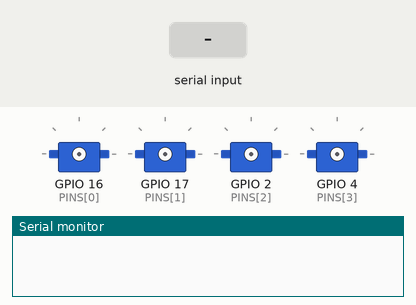
The sketch below on a simulated ESP32. On the bench: 4 × servo, the last lines printed to the serial monitor. Inputs (shaded band) come from the test bench.

Above: at 1.2 s.
1.3 s: "E 90 45 200 10150\n" received over Serial
4.0 s: "E,45\n" received over Serial
At 6.9 s:
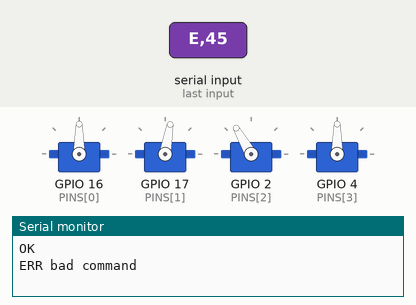
7.0 s: "?\n" received over Serial
8.5 s: "B\n" received over Serial
10.0 s: "E\n" received over Serial
11.5 s: "H\n" received over Serial
At 12.15 s:
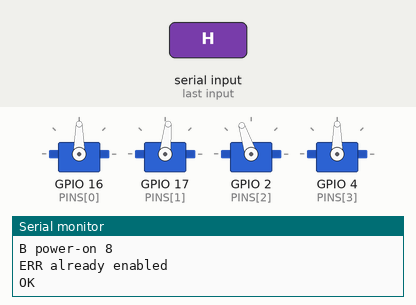
At 14.1 s:
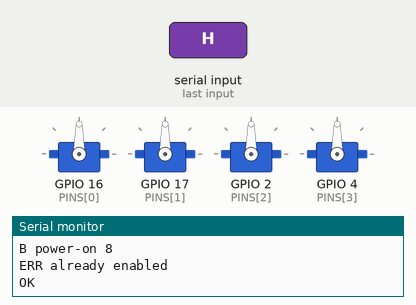
Timing chart, 0 to 15.5 s (numbered marks = the images above; inputs shaded):
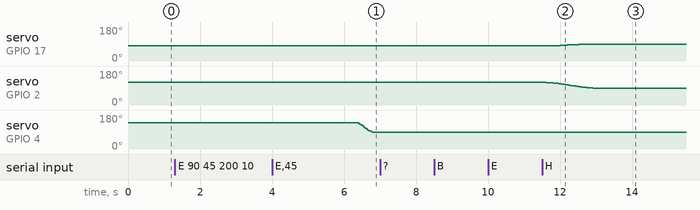

Measured:
- after the input at 11.5 s, servo on GPIO 17 (PINS[1]): moves from 80° to 90° over 1.1 s, starting after 0.22 s; servo on GPIO 2 (PINS[2]): moves from 120° to 90° over 1.3 s, starting after 0.12 s

The sketch:

mimic_arm.ino
```cpp
// mimic_arm.ino: firmware for the KEYESTUDIO ESP32 arm (4 servos: base, shoulder, elbow, grip).
//
// One line in, one line out over USB serial at 115200 baud (docs/plan.md 2.2):
//   J <base> <shoulder> <elbow> <grip> <ms>   smooth move        -> OK, or ERR <reason>
//   H                                         go home            -> OK
//   ?                                         where are you?     -> A <base> <shoulder> <elbow> <grip>
//                                                                   (" L" on the end while locked,
//                                                                    " D" while disarmed)
//   S                                         stop and hold      -> OK
//   E [<base> <shoulder> <elbow> <grip>]      enable (arm)       -> OK: switch the servos on, starting at these
//                                                                   angles (default 90 each)
//   D                                         disable            -> OK: stop, then switch every servo off (limp)
//   B                                         why did you start? -> B <reason> <seconds since start-up>
//                                                                   (power-on, brownout, software reset, watchdog, other)
//
// Every safety rule (clamps, speed limit, grip timer, placeholder lock) is in arm_logic.h, which is
// tested on the laptop. This file only reads the serial port and drives the servos.
//
// Status 3 Nov: UNLOCKED with the kit's ranges (from its sample code, untested on this arm) for the first powered
// session (needs.md C7), with B, and disarmed at power-on (E and D). Grip: a lower angle closes (4 Nov), open 90,
// closed limit 3 (PROVISIONAL), range 0-140. Compiles for
// esp32:esp32:esp32 (ESP32 core 2.0.12, ESP32Servo 1.2.1); not uploaded yet, so the board still runs the locked
// build (which has no B, E or D). Pins are from the kit's sample code (untested on this arm).
// The servo ports need battery power: USB alone does not move them.
//
// While locked (placeholder limits, or not checked by hand) no servo is attached and no angle is ever
// written: the servos get no signal. Only ?, S, B and D work; J, H and E reply ERR limits not measured.
// Once unlocked, the board still starts DISARMED: nothing is attached and no signal is sent, so switching on (or a
// restart) never moves the arm. E switches the servos on one at a time, 400 ms apart (base, shoulder, elbow, claw:
// servos_to_attach() in arm_logic.h), each starting at the angle E gives (default 90). A hobby servo cannot report
// its position, so each one jumps to that angle as it is switched on: pose the arm there by hand first. J and H
// reply ERR not enabled until all four are on. Every J and H is ramped (arm_logic.h: start_move and tick).
// D stops the arm and switches every servo off, so it goes limp (and sags under its own weight).
#include <ESP32Servo.h>
#include <esp_system.h>
#include "arm_logic.h"

// The reset codes in arm_logic.h must be the ESP32's own numbers: the build stops here if they ever differ.
static_assert(RESET_POWERON == ESP_RST_POWERON, "RESET_POWERON is not ESP_RST_POWERON");
static_assert(RESET_SW == ESP_RST_SW, "RESET_SW is not ESP_RST_SW");
static_assert(RESET_INT_WDT == ESP_RST_INT_WDT, "RESET_INT_WDT is not ESP_RST_INT_WDT");
static_assert(RESET_TASK_WDT == ESP_RST_TASK_WDT, "RESET_TASK_WDT is not ESP_RST_TASK_WDT");
static_assert(RESET_WDT == ESP_RST_WDT, "RESET_WDT is not ESP_RST_WDT");
static_assert(RESET_BROWNOUT == ESP_RST_BROWNOUT, "RESET_BROWNOUT is not ESP_RST_BROWNOUT");

Servo servos[4];
ArmState arm;
char line[MAX_LINE + 1];
int line_len = 0;
bool line_too_long = false;
unsigned long last_tick = 0;
int switched_on = 0;  // how many servos are attached right now (base first, claw last)

// Make the servos match arm.attached: switch on any that are due, switch off (detach, limp) any that are not.
// arm.attached is 0 while locked and while disarmed, so then nothing is ever attached.
void sync_servos() {
  while (switched_on < arm.attached) {
    servos[switched_on].setPeriodHertz(50);
    servos[switched_on].attach(PINS[switched_on], 500, 2400);
    servos[switched_on].write((int)lroundf(arm.now[switched_on]));
    switched_on++;
  }
  while (switched_on > arm.attached) {
    switched_on--;
    servos[switched_on].detach();  // no more signal: the servo goes limp
  }
}

void write_servos() {
  if (!servos_enabled()) return;  // locked: never write an angle
  for (int j = 0; j < switched_on; j++) servos[j].write((int)lroundf(arm.now[j]));
}

void setup() {
  Serial.begin(115200);
  arm_init(arm);  // disarmed: nothing is attached until E
  arm.boot_code = (int)esp_reset_reason();  // read once: why this start-up happened (the B command reports it)
}

void loop() {
  while (Serial.available()) {
    char c = Serial.read();
    if (c == '\r') continue;
    if (c == '\n') {
      line[line_len] = '\0';
      char reply[48];
      if (line_too_long) {
        snprintf(reply, sizeof reply, "ERR line too long");
      } else {
        handle_line(arm, line, millis(), reply, sizeof reply);
      }
      Serial.println(reply);
      line_len = 0;
      line_too_long = false;
    } else if (line_len < MAX_LINE) {
      line[line_len++] = c;
    } else {
      line_too_long = true;  // keep reading to the end of the line, then reject it
    }
  }

  unsigned long now = millis();
  if (now - last_tick >= 20) {
    last_tick = now;
    update_attached(arm, now);
    sync_servos();
    tick(arm, now);
    write_servos();  // writes where the arm is now; with no move running that is the same angle again
  }
}
```

arm_logic.h
```cpp
// arm_logic.h: the arm's safety rules and move maths, in plain C++.
//
// No Arduino calls in this file, so exactly the same code runs on the ESP32 and is compiled and
// tested on the laptop (tests/unit/firmware_logic_test.cpp, run by tests/unit/test_firmware_logic.py).
// mimic_arm.ino only connects it to the servos and the serial port.
#pragma once
#include <math.h>
#include <stdio.h>
#include <string.h>

// ---------- limits: MUST match calib/arm_limits.json (tests/unit/test_arm.py checks) ----------
// KIT RANGES (3 Nov) from the kit's sample code, untested on this arm: for the first powered session only
// (needs.md C7), until scripts/first_moves.py has proposed measured ranges.
// Moves are refused unless LIMITS_ARE_PLACEHOLDER is 0 AND LIMITS_CHECKED_BY_HAND is 1.
#ifndef LIMITS_ARE_PLACEHOLDER
#define LIMITS_ARE_PLACEHOLDER 0
#endif
#ifndef LIMITS_CHECKED_BY_HAND
#define LIMITS_CHECKED_BY_HAND 1
#endif
#define GRIP_OPEN 90               // open, and where the 5 s relaxation returns the grip
// The closed limit is the ONE setting for the claw's direction: below GRIP_OPEN means a lower angle closes the claw
// (Girik's claw, 4 Nov), above it means a higher angle closes it. Never close further than this.
// PROVISIONAL (4 Nov): 3. With foam pads the empty jaws are still wider than a 19 mm die at 20, so the limit goes
// almost to the end; not 0, because 0 is the servo's own end stop and may stall even with the jaws empty. Girik is
// measuring the pad-to-pad gap at 90 and 20 to predict whether this is enough. Change it in BOTH files.
#ifndef GRIP_CLOSED_LIMIT
#define GRIP_CLOSED_LIMIT 3
#endif
#define GRIP_CLOSE_DIR (GRIP_CLOSED_LIMIT < GRIP_OPEN ? -1 : 1)  // -1: a lower angle closes
#define MIN_MS_PER_DEGREE 10       // speed limit: a move of 20 degrees takes at least 200 ms
#define MAX_GRIP_HOLD_MS 5000      // a closed grip relaxes after this long
#define MAX_LINE 64                // longer command lines are rejected

const int PINS[4] = {16, 17, 2, 4};          // base, shoulder, elbow, grip (kit sample code, untested)
const int MIN_ANGLE[3] = {0, 80, 30};        // base, shoulder, elbow
const int MAX_ANGLE[3] = {180, 180, 120};    // base, shoulder, elbow
const int HOME[4] = {90, 90, 90, 90};        // base, shoulder, elbow, grip
const int GRIP_RANGE[2] = {0, 140};          // the grip servo's whole range (4 Nov; 0 is its own end stop); the grip
                                             // is only ever sent from GRIP_CLOSED_LIMIT to the far end on the open
                                             // side (clamp_joint), so never to 0

#define GRIP_CLOSED_THRESHOLD 5    // the grip counts as closed once it is this far from open
#define HOME_MS 1500               // how long H takes (at least; the speed limit can make it longer)
#define RELAX_MS 500               // how long relaxing the grip takes (at least)
#define ATTACH_GAP_MS 400          // after E the servos are switched on one at a time, this far apart

// ---------- why the board last started (the B command) ----------
// The ESP32's own reset codes (esp_reset_reason(), ESP-IDF 4.4 in Arduino core 2.0.12). Plain numbers here so g++
// can test the mapping; mimic_arm.ino checks every number against the ESP32's own name when it compiles.
// These are ESP32 resets only: a sag in the servo battery that does not reset the ESP32 shows nothing here.
#define RESET_POWERON 1     // power-on; on the ESP32 also the EN (reset) button and an upload
#define RESET_SW 3          // software reset (esp_restart)
#define RESET_INT_WDT 5     // interrupt watchdog
#define RESET_TASK_WDT 6    // task watchdog
#define RESET_WDT 7         // other watchdogs
#define RESET_BROWNOUT 9    // the ESP32's supply voltage dropped too low

struct ArmState {
  float now[4];    // where each joint is right now, in degrees
  float from[4];   // where the current move started
  float to[4];     // where the current move ends
  unsigned long start_ms;
  unsigned long ms;
  bool moving;
  bool grip_closed;
  unsigned long grip_closed_since;
  int boot_code;   // why the board last started (esp_reset_reason()), set by mimic_arm.ino at start-up
  bool enabled;    // E received and no D since: the servos are being, or have been, switched on
  unsigned long enabled_ms;  // when E was received
  int attached;    // how many servos should be switched on now (base first, claw last); mimic_arm.ino follows it
};

inline const char *boot_reason_name(int code) {
  switch (code) {
    case RESET_POWERON: return "power-on";
    case RESET_BROWNOUT: return "brownout";
    case RESET_SW: return "software reset";
    case RESET_INT_WDT:
    case RESET_TASK_WDT:
    case RESET_WDT: return "watchdog";
    default: return "other";  // unknown, a crash (panic), waking from deep sleep, ...
  }
}

inline bool limits_ok() { return !LIMITS_ARE_PLACEHOLDER && LIMITS_CHECKED_BY_HAND; }

// While locked, the servos are never attached and no angle is ever written to them: they get no signal
// at all and stay limp wherever they are. mimic_arm.ino asks this before touching any servo.
inline bool servos_enabled() { return limits_ok(); }

// Staggered switch-on: how many servos should be switched on (attached) this long after E.
// Base at once, then shoulder at 400 ms, elbow at 800 ms, claw at 1200 ms, so their first jumps do not
// all draw current at the same moment (a battery dip could reset the board). While locked: none, ever.
inline int servos_to_attach(unsigned long ms_since_enable) {
  if (!servos_enabled()) return 0;
  unsigned long due = ms_since_enable / ATTACH_GAP_MS + 1;
  return due > 4 ? 4 : (int)due;
}

// Disarmed at power-on: nothing is attached until E. Called every tick; D (or a restart) makes it 0.
inline void update_attached(ArmState &a, unsigned long now_ms) {
  a.attached = a.enabled ? servos_to_attach(now_ms - a.enabled_ms) : 0;
}

// J and H are only allowed once all four servos are switched on.
inline bool armed(const ArmState &a) { return a.enabled && a.attached == 4; }

// Keep an angle inside its joint's range. For the grip: never past the closed limit on the closing side, and never
// past the end of GRIP_RANGE on the open side.
inline int clamp_joint(int joint, int angle) {
  int lo, hi;
  if (joint < 3) {
    lo = MIN_ANGLE[joint];
    hi = MAX_ANGLE[joint];
  } else {
    lo = GRIP_CLOSE_DIR < 0 ? GRIP_CLOSED_LIMIT : GRIP_RANGE[0];
    hi = GRIP_CLOSE_DIR < 0 ? GRIP_RANGE[1] : GRIP_CLOSED_LIMIT;
  }
  if (angle < lo) return lo;
  if (angle > hi) return hi;
  return angle;
}

// At power-on nothing is switched on (disarmed). The numbers start at HOME, but no servo is driven until E.
inline void arm_init(ArmState &a) {
  for (int j = 0; j < 4; j++) a.now[j] = a.from[j] = a.to[j] = HOME[j];
  a.start_ms = 0;
  a.ms = 0;
  a.moving = false;
  a.grip_closed = false;
  a.grip_closed_since = 0;
  a.boot_code = 0;
  a.enabled = false;
  a.enabled_ms = 0;
  a.attached = 0;
}

// E [b s e g]: where each servo starts when it is switched on (clamped, like J). Default 90 for each.
inline bool parse_enable(const char *line, int angles[4]) {
  for (int j = 0; j < 4; j++) angles[j] = 90;
  if (strcmp(line, "E") == 0) return true;
  int used = 0;
  return sscanf(line, "E %d %d %d %d%n", &angles[0], &angles[1], &angles[2], &angles[3], &used) == 4 &&
         line[used] == '\0';
}

// Start a smooth move from wherever the arm is now, so a new move simply replaces one still running.
inline void start_move(ArmState &a, const int target[4], unsigned long ms, unsigned long now_ms) {
  float biggest = 0;
  for (int j = 0; j < 4; j++) {
    a.from[j] = a.now[j];
    a.to[j] = clamp_joint(j, target[j]);
    float change = fabsf(a.to[j] - a.from[j]);
    if (change > biggest) biggest = change;
  }
  unsigned long slowest_allowed = (unsigned long)(biggest * MIN_MS_PER_DEGREE + 0.5f);
  a.ms = ms > slowest_allowed ? ms : slowest_allowed;
  a.start_ms = now_ms;
  a.moving = true;
}

inline void stop_arm(ArmState &a) {
  for (int j = 0; j < 4; j++) a.to[j] = a.now[j];
  a.moving = false;
}

// 0 -> 0, 1 -> 1, starting slow and ending slow, never going past 1.
inline float ease(float t) { return t * t * (3 - 2 * t); }

// Called every 20 ms. Moves the joints along the ramp; with no move running it changes nothing
// (the arm holds where it is and never repeats the last move).
inline void tick(ArmState &a, unsigned long now_ms) {
  if (a.moving) {
    float t = a.ms == 0 ? 1.0f : (float)(now_ms - a.start_ms) / (float)a.ms;
    if (t >= 1) {
      for (int j = 0; j < 4; j++) a.now[j] = a.to[j];
      a.moving = false;
    } else {
      float s = ease(t);
      for (int j = 0; j < 4; j++) a.now[j] = a.from[j] + (a.to[j] - a.from[j]) * s;
    }
  }

  // Overheating guard: a grip held closed for MAX_GRIP_HOLD_MS is relaxed to open.
  bool closed = fabsf(a.now[3] - GRIP_OPEN) > GRIP_CLOSED_THRESHOLD;
  if (closed && !a.grip_closed) {
    a.grip_closed = true;
    a.grip_closed_since = now_ms;
  }
  if (!closed) a.grip_closed = false;
  if (a.grip_closed && now_ms - a.grip_closed_since >= MAX_GRIP_HOLD_MS && a.to[3] != GRIP_OPEN) {
    int target[4] = {(int)lroundf(a.to[0]), (int)lroundf(a.to[1]), (int)lroundf(a.to[2]), GRIP_OPEN};
    start_move(a, target, RELAX_MS, now_ms);
  }
}

// One command line in, one reply line out (docs/plan.md 2.2).
inline void handle_line(ArmState &a, const char *line, unsigned long now_ms, char *reply, size_t n) {
  if (strlen(line) > MAX_LINE) {
    snprintf(reply, n, "ERR line too long");
    return;
  }
  if (strcmp(line, "?") == 0) {
    // " L" while locked, " D" while disarmed (or still switching on): then these are the firmware's own numbers,
    // not a real pose. No suffix: armed, and the servos are at these angles.
    const char *suffix = !servos_enabled() ? " L" : (armed(a) ? "" : " D");
    snprintf(reply, n, "A %d %d %d %d%s", (int)lroundf(a.now[0]), (int)lroundf(a.now[1]),
             (int)lroundf(a.now[2]), (int)lroundf(a.now[3]), suffix);
    return;
  }
  if (strcmp(line, "D") == 0) {  // always allowed: stop, then switch every servo off (limp)
    stop_arm(a);
    a.enabled = false;
    a.attached = 0;
    snprintf(reply, n, "OK");
    return;
  }
  if (line[0] == 'E') {
    int angles[4];
    if (!parse_enable(line, angles)) {
      snprintf(reply, n, "ERR bad command");
      return;
    }
    if (!limits_ok()) {
      snprintf(reply, n, "ERR limits not measured");
      return;
    }
    if (a.enabled) {  // starting again would reset the angles mid-move, and the servos would jump
      snprintf(reply, n, "ERR already enabled");
      return;
    }
    for (int j = 0; j < 4; j++) a.now[j] = a.from[j] = a.to[j] = clamp_joint(j, angles[j]);
    a.moving = false;
    a.grip_closed = false;
    a.enabled = true;
    a.enabled_ms = now_ms;
    update_attached(a, now_ms);  // the base at once; the others follow, 400 ms apart
    snprintf(reply, n, "OK");
    return;
  }
  if (strcmp(line, "B") == 0) {  // why the board last started, and how many seconds ago; read-only, always allowed
    snprintf(reply, n, "B %s %lu", boot_reason_name(a.boot_code), now_ms / 1000);
    return;
  }
  if (strcmp(line, "S") == 0) {  // always allowed: stopping must always work
    stop_arm(a);
    snprintf(reply, n, "OK");
    return;
  }
  if (strcmp(line, "H") == 0) {
    if (!limits_ok()) {
      snprintf(reply, n, "ERR limits not measured");
      return;
    }
    if (!armed(a)) {
      snprintf(reply, n, "ERR not enabled");
      return;
    }
    start_move(a, HOME, HOME_MS, now_ms);
    snprintf(reply, n, "OK");
    return;
  }
  if (line[0] == 'J') {
    int b, s, e, g, used = 0;
    long ms;
    if (sscanf(line, "J %d %d %d %d %ld%n", &b, &s, &e, &g, &ms, &used) == 5 && line[used] == '\0' && ms >= 0) {
      if (!limits_ok()) {
        snprintf(reply, n, "ERR limits not measured");
        return;
      }
      if (!armed(a)) {
        snprintf(reply, n, "ERR not enabled");
        return;
      }
      int target[4] = {b, s, e, g};
      start_move(a, target, (unsigned long)ms, now_ms);  // OK as soon as the move starts, not when it ends
      snprintf(reply, n, "OK");
      return;
    }
  }
  snprintf(reply, n, "ERR bad command");
}
```
